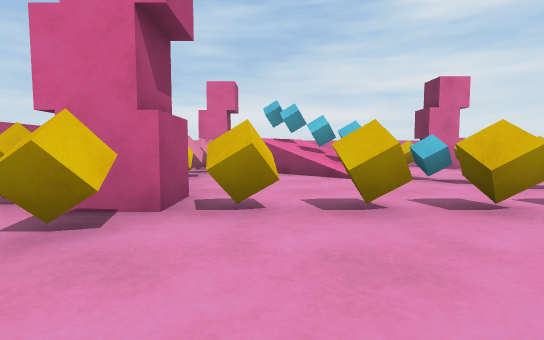
view 1 (above)

16 first-person views from a walk through a scene from a Unity 3-D project. The camera is 0.62 m above the floor, tilts 4° down and sees 85° across. The floor is counted in squares, 1 m on a side. Each view is taken from the middle of a square. On the plan, view 1 faces up. The plan holds only what a view shows up to about 9 squares ahead; the rest is blank. The player is left out.

view 2
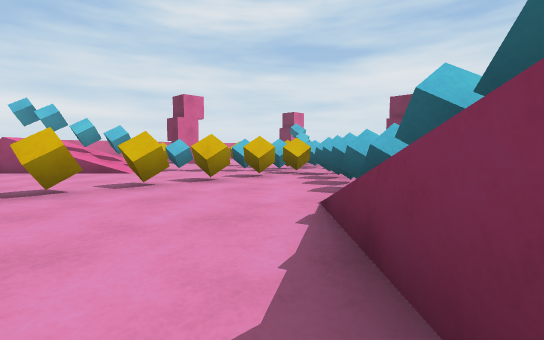

view 3
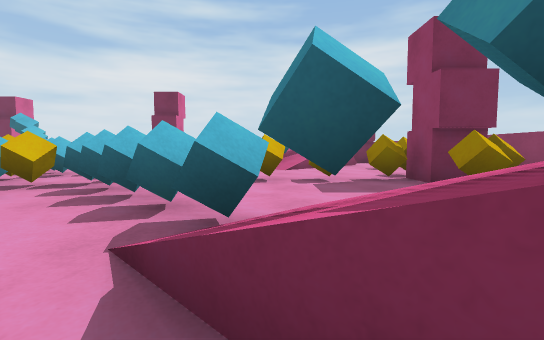

view 4
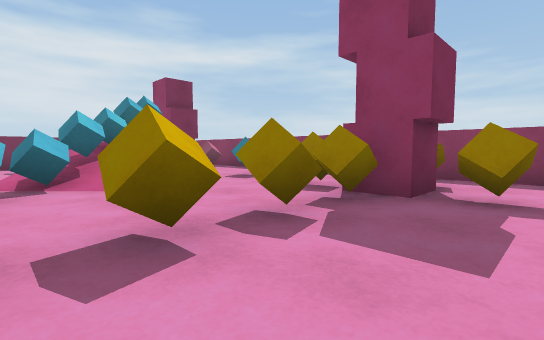

view 5
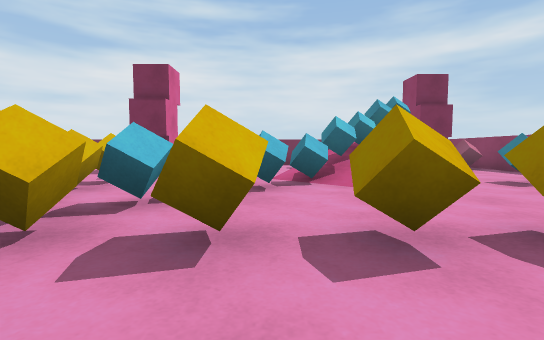

view 6
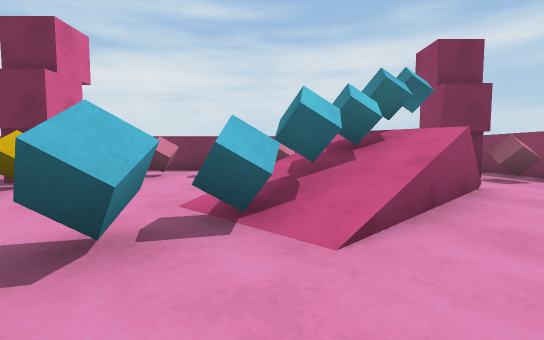

view 7
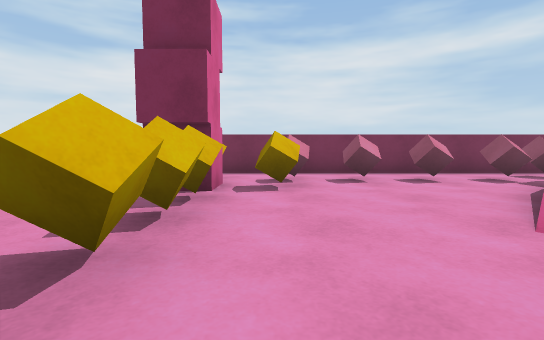

view 8
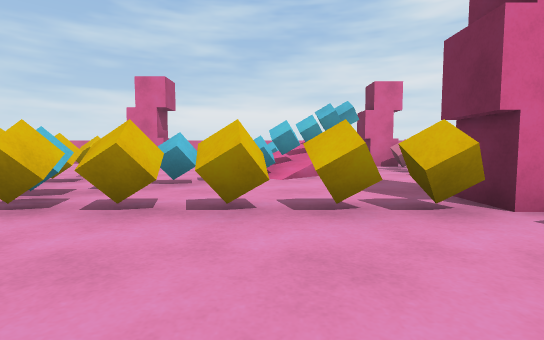

view 9
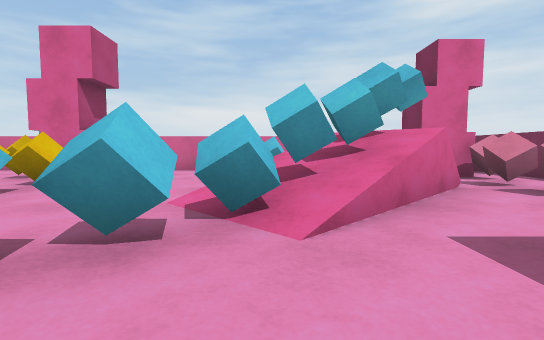

view 10
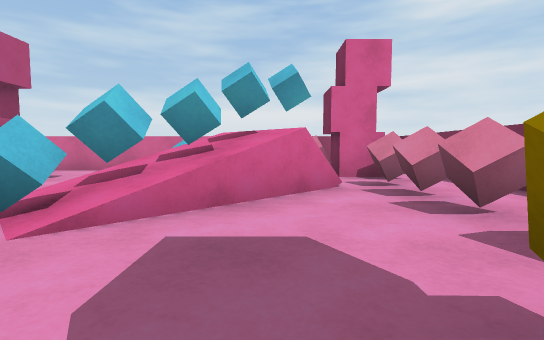

view 11
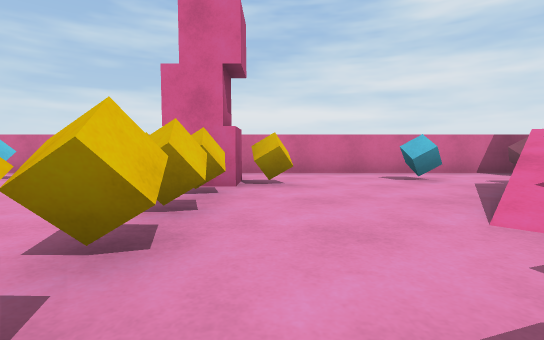

view 12
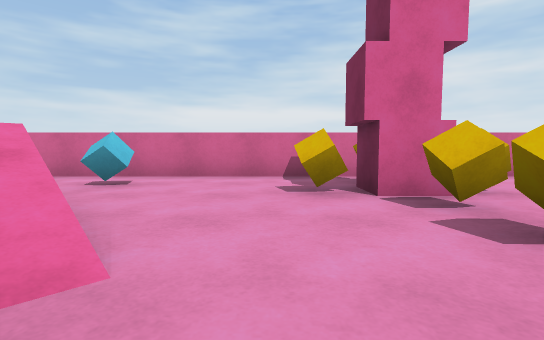

view 13
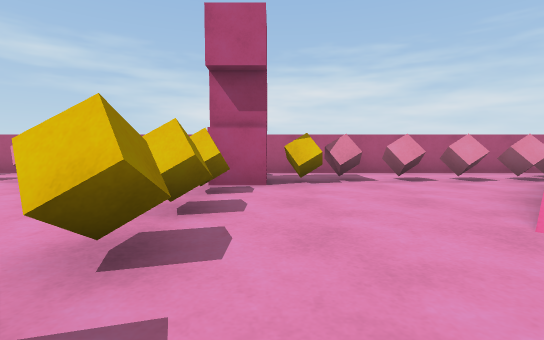

view 14
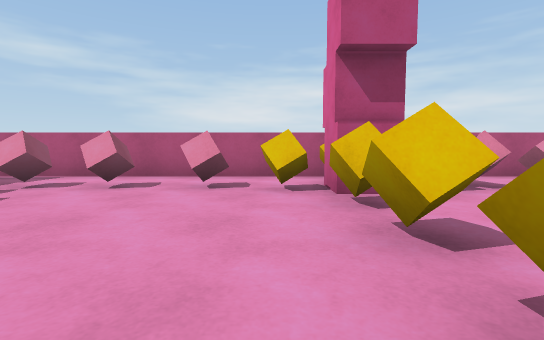

view 15
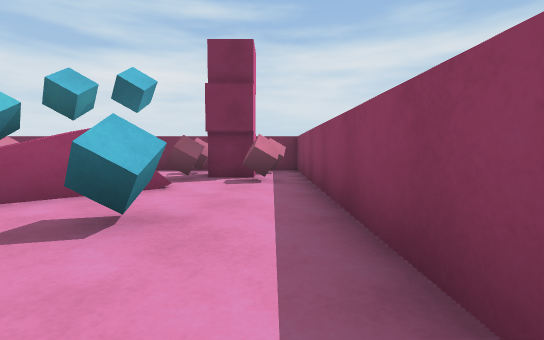

view 16
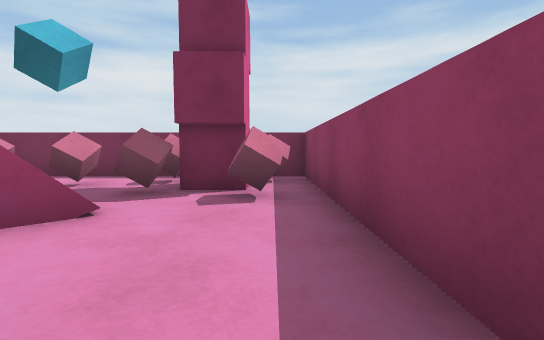

### Floor plan
Key: @ floor where view 1 was taken; # wall or solid block; . main floor; : floor 0.75 m higher than the main floor; + floor 0.8 m higher than the main floor; / step, stairs or slope; = window, fence, low wall or low ledge; C cube; O other object.
Columns run from 4 left of view 1 to 16 right of it. Each row starts with its distance up from view 1.
 13    ################
 12     .............C..#
 11 #   .C....O...C...O.#
 10 #.O  /...COC.../ O.C#
  9 #.C/++/...C...//:/C.
  8 #.C./CO/..C../OC/.C.
  7 #.C..OC...C../CO..C.
  6 #......C..C..C/....
  5 #.C......C..O.....
  4 #.C......COC.....C
  3 #COC.CC.CC.CC.CCCOO.#
  2 #.C.....CCC......CC.#
  1 #.C.....C..C........#
  0 #...@..C..C..C....C.#
 -1 #.C..OC...C...CO..C.#
 -2 #.C./CO=..C..=OCO...#
 -3 #..     .......OC/C.#
 -4 #.      .CCC...#/C.C#
 -5         ..C..C....O.#
 -6         .........C.C#
 -7         #############

Where each view was taken, in squares from view 1:
view 1: 0 up, 0 right, facing up
view 2: 2 down, 1 left, facing up-right
view 3: 1 down, 0 right, facing right
view 4: 0 up, 4 right, facing down-right
view 5: 0 up, 4 right, facing right
view 6: 1 down, 7 right, facing right
view 7: 2 up, 8 right, facing right
view 8: 0 up, 10 right, facing up
view 9: 4 up, 10 right, facing up
view 10: 4 up, 12 right, facing up
view 11: 5 up, 7 right, facing up
view 12: 6 up, 4 right, facing up
view 13: 4 up, 4 right, facing left
view 14: 2 up, 3 right, facing left
view 15: 6 down, 7 right, facing right
view 16: 6 down, 9 right, facing right
